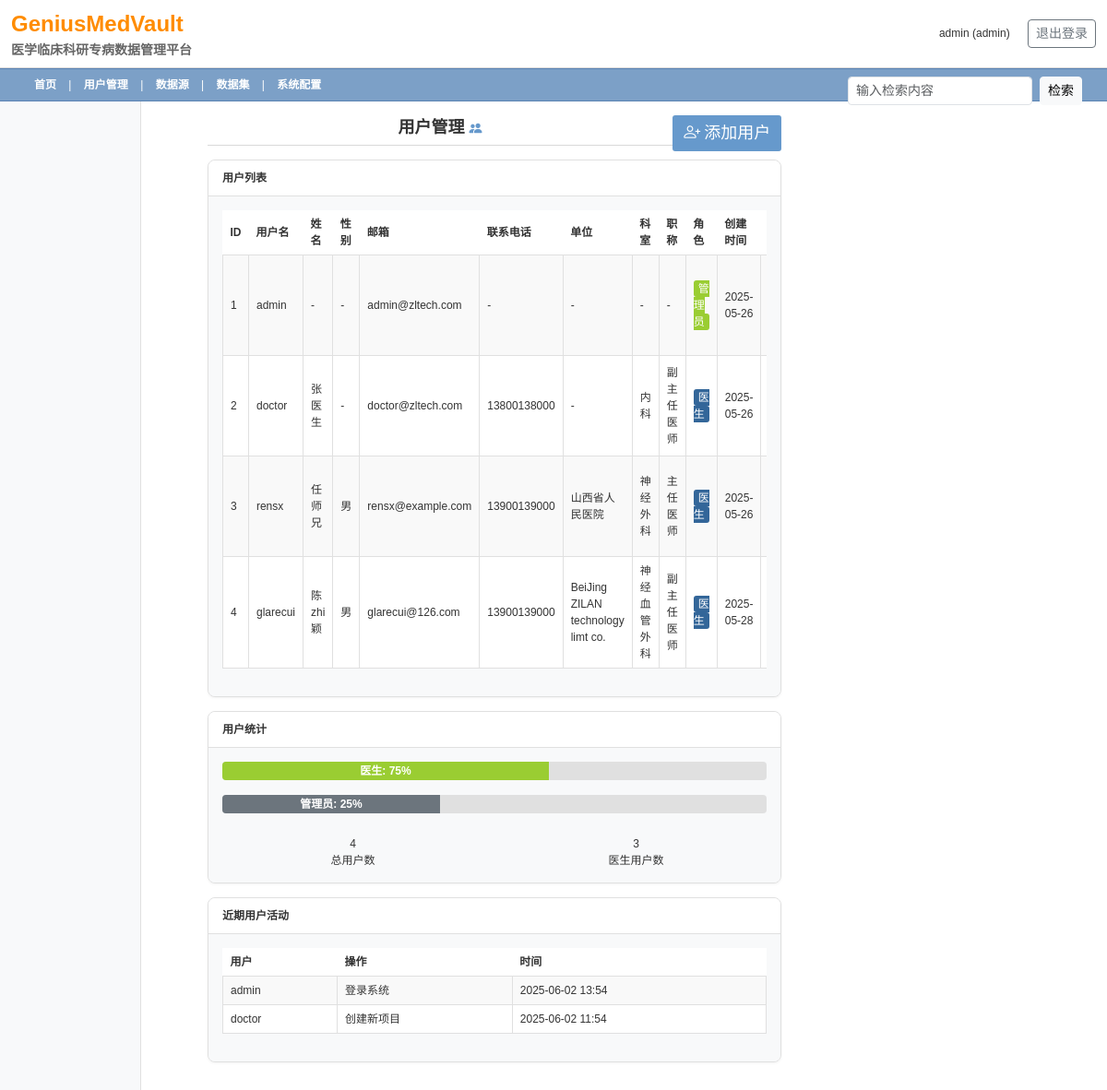
The app's page /admin/user_management (signed in) with its own data.
### app.py (models this page shows, shortened)
class User(UserMixin, db.Model):
    id = db.Column(db.Integer, primary_key=True)
    username = db.Column(db.String(100), unique=True, nullable=False)
    email = db.Column(db.String(100), unique=True, nullable=False)
    password_hash = db.Column(db.String(200), nullable=False)
    role = db.Column(db.String(20), nullable=False, default='doctor')  # 'admin' or 'doctor'
    created_at = db.Column(db.DateTime, default=datetime.utcnow)
    name = db.Column(db.String(100))
    gender = db.Column(db.String(10))  # 性别：男/女
    title = db.Column(db.String(100))
    department = db.Column(db.String(100))
    professional_title = db.Column(db.String(50))
    doctor_id = db.Column(db.String(50))
    phone = db.Column(db.String(20))
    center_name = db.Column(db.String(100))
    institution = db.Column(db.String(100))
    avatar = db.Column(db.String(200))
    password_updated_at = db.Column(db.DateTime, default=datetime.utcnow)
    last_login = db.Column(db.DateTime, default=datetime.utcnow)

### app.py (the view)
@app.route('/admin/user_management')
@login_required
@admin_required
def user_management():
    users = User.query.all()
    form = AddUserForm()
    return render_template('admin/user_management.html',
                          users=users,
                          form=form,
                          now=datetime.now,
                          timedelta=timedelta)

### app.py
class AddUserForm(FlaskForm):
    username = StringField('用户名', validators=[DataRequired()])
    email = StringField('邮箱', validators=[DataRequired()])
    password = PasswordField('密码', validators=[DataRequired()])
    role = SelectField('角色', choices=[('doctor', '医生'), ('admin', '管理员')])
    name = StringField('姓名')
    gender = SelectField('性别', choices=[('男', '男'), ('女', '女')])
    phone = StringField('联系电话')
    center_name = StringField('中心名称')
    institution = StringField('单位')
    department = StringField('科室')
    professional_title = StringField('职称')

### app.py (called while the page is built)
@login_manager.user_loader
def load_user(user_id):
    return User.query.get(int(user_id))

def admin_required(f):
    @wraps(f)
    def decorated_function(*args, **kwargs):
        if not current_user.is_authenticated or current_user.role != 'admin':
            flash('您没有权限访问该页面')
            return redirect(url_for('login'))
        return f(*args, **kwargs)
    return decorated_function

### templates/admin/user_management.html (shortened to what this page needs)
{% extends "clinical_base.html" %}
{% block content %}
<div class="dashboard-container">
    <div class="content-title text-center">
        用户管理 <i class="bi bi-people-fill info-icon"></i>
        <div class="float-end">
            <button type="button" class="clinical-button" data-bs-toggle="modal" data-bs-target="#addUserModal">
                <i class="bi bi-person-plus me-1"></i>添加用户
            </button>
        </div>
    </div>
    <div class="dashboard-grid">
        <div class="clinical-info-box dashboard-box" style="flex: 1 1 100%;">
            <div class="info-box-title">
                用户列表
            </div>
            <div class="info-box-content">
                <div class="table-responsive">
                    <table class="clinical-table">
                        <thead>
                            <tr>
                                <th>ID</th>
                                <th>用户名</th>
                                <th>姓名</th>
                                <th>性别</th>
                                <th>邮箱</th>
                                <th>联系电话</th>
                                <th>单位</th>
                                <th>科室</th>
                                <th>职称</th>
                                <th>角色</th>
                                <th>创建时间</th>
                                <th>操作</th>
                            </tr>
                        </thead>
                        <tbody>
                            {% for user in users %}
                            <tr>
                                <td>{{ user.id }}</td>
                                <td>{{ user.username }}</td>
                                <td>{{ user.name or '-' }}</td>
                                <td>{{ user.gender or '-' }}</td>
                                <td>{{ user.email }}</td>
                                <td>{{ user.phone or '-' }}</td>
                                <td>{{ user.institution or '-' }}</td>
                                <td>{{ user.department or '-' }}</td>
                                <td>{{ user.professional_title or '-' }}</td>
                                <td>
                                    {% if user.role == 'admin' %}
                                        <span class="status-available">管理员</span>
                                    {% else %}
                                        <span class="status-available" style="background-color: #336699;">医生</span>
                                    {% endif %}
                                </td>
                                <td>{{ user.created_at.strftime('%Y-%m-%d') }}</td>
                                <td>
                                </td>
                            </tr>
                            {% endfor %}
                        </tbody>
                    </table>
                </div>
            </div>
        </div>
        <div class="clinical-info-box dashboard-box">
            <div class="info-box-title">
                用户统计
            </div>
            <div class="info-box-content">
                <div class="enrollment-progress mb-3">
                    <div class="enrollment-bar" style="width: 60%">
                        医生: {{ (users|selectattr('role', 'equalto', 'doctor')|list|length / users|length * 100)|round|int if users|length > 0 else 0 }}%
                    </div>
                </div>
                <div class="enrollment-progress mb-3">
                    <div class="enrollment-bar" style="width: 40%; background-color: #6c757d;">
                        管理员: {{ (users|selectattr('role', 'equalto', 'admin')|list|length / users|length * 100)|round|int if users|length > 0 else 0 }}%
                    </div>
                </div>
                <div class="text-center mt-4">
                    <div class="row">
                        <div class="col-md-6">
                            <div class="stat-box">
                                <div class="stat-value">{{ users|length }}</div>
                                <div class="stat-label">总用户数</div>
                            </div>
                        </div>
                        <div class="col-md-6">
                            <div class="stat-box">
                                <div class="stat-value">{{ users|selectattr('role', 'equalto', 'doctor')|list|length }}</div>
                                <div class="stat-label">医生用户数</div>
                            </div>
                        </div>
                    </div>
                </div>
            </div>
        </div>
        <div class="clinical-info-box dashboard-box">
            <div class="info-box-title">
                近期用户活动
            </div>
            <div class="info-box-content">
                <table class="clinical-table">
                    <thead>
                        <tr>
                            <th>用户</th>
                            <th>操作</th>
                            <th>时间</th>
                        </tr>
                    </thead>
                    <tbody>
                        <tr>
                            <td>admin</td>
                            <td>登录系统</td>
                            <td>{{ now().strftime('%Y-%m-%d %H:%M') }}</td>
                        </tr>
                        <tr>
                            <td>doctor</td>
                            <td>创建新项目</td>
                            <td>{{ (now() - timedelta(hours=2)).strftime('%Y-%m-%d %H:%M') }}</td>
                        </tr>
                    </tbody>
                </table>
            </div>
        </div>
    </div>
</div>
{% endblock %}

### templates/clinical_base.html (shortened to what this page needs)
<!DOCTYPE html>
<html lang="zh-CN">
<head>
    <link href="https://cdn.jsdelivr.net/npm/bootstrap@5.3.0/dist/css/bootstrap.min.css" rel="stylesheet">
    <link rel="stylesheet" href="https://cdn.jsdelivr.net/npm/bootstrap-icons@1.11.0/font/bootstrap-icons.css">
    <link rel="stylesheet" href="{{ url_for('static', filename='css/clinical_theme.css') }}">
</head>
<body>
    <header class="clinical-header py-2">
        <div class="container-fluid">
            <div class="row align-items-center">
                <div class="col-md-6">
                    <div class="clinical-brand">
                        <span style="color: #FF8C00;">GeniusMedVault</span>
                        <span class="clinical-brand-subtitle">医学临床科研专病数据管理平台</span>
                    </div>
                </div>
                <div class="col-md-6 text-end">
                    {% if current_user.is_authenticated %}
                        <span class="me-3">{{ current_user.role }} ({{ current_user.username }})</span>
                        <a href="{{ url_for('logout') }}" class="btn btn-sm btn-outline-secondary">退出登录</a>
                    {% endif %}
                </div>
            </div>
        </div>
    </header>
    <nav class="clinical-navbar">
        <div class="container-fluid">
            {% if current_user.is_authenticated %}
                {% if current_user.role == 'admin' %}
                    <a href="{{ url_for('admin_dashboard') }}">首页</a> |
                    <a href="{{ url_for('user_management') }}">用户管理</a> |
                    <a href="{{ url_for('data_sources') }}">数据源</a> |
                    <a href="{{ url_for('datasets') }}">数据集</a> |
                    <a href="{{ url_for('system_config') }}">系统配置</a>
                {% endif %}
            {% endif %}
            <div class="clinical-search-box">
                <form class="d-flex">
                    <input type="text" placeholder="输入检索内容" class="form-control form-control-sm me-2" style="width: 200px;">
                    <button type="submit" class="btn btn-sm btn-light">检索</button>
                </form>
            </div>
        </div>
    </nav>
    <div class="container-fluid clinical-main-container">
        <div class="row">
            <div class="col-md-2 col-lg-2 clinical-sidebar">
            </div>
            <div class="col-md-10 col-lg-10 clinical-content">
                {% block content %}{% endblock %}
            </div>
        </div>
    </div>
</body>
</html>

### static/css/clinical_theme.css (style rules this page uses)
:root { --primary-blue: #6699CC; --secondary-blue: #336699; --header-blue: #7CA0C7; --light-blue: #DDE5F2; --light-gray: #f8f9fa; --border-gray: #D9D9D9; --yellow-highlight: #FFEC8B; --green-success: #9ACD32; --text-dark: #333333; --text-light: #666666; --card-bg: #f8f9fa; --card-border: #e0e0e0; --card-header-bg: #ffffff; --card-shadow: 0 1px 3px rgba(0,0,0,0.05); }
body { font-family: Arial, Helvetica, sans-serif; font-size: 12px; color: var(--text-dark); background-color: #FFFFFF; margin: 0; padding: 0; }
.clinical-header { background-color: white; border-bottom: 1px solid var(--border-gray); padding: 10px 0; }
.clinical-brand { font-size: 24px; font-weight: bold; color: #FF8C00; }
.clinical-brand-subtitle { color: #666; font-size: 14px; display: block; }
.clinical-navbar { background-color: var(--header-blue); color: white; padding: 8px 15px; border-top: 1px solid #5a83b3; border-bottom: 1px solid #5a83b3; position: sticky; top: 0; z-index: 1000; }
.clinical-navbar a { color: white; text-decoration: none; padding: 0 10px; font-weight: bold; }
.clinical-search-box { float: right; }
.clinical-main-container { max-width: 1600px; margin: 0 auto; padding: 0; }
.clinical-sidebar { background-color: #f8f9fa; padding: 15px; min-height: calc(100vh - 120px); border-right: 1px solid #e0e0e0; overflow-y: auto; }
.clinical-content { padding: 15px; background-color: white; min-height: calc(100vh - 120px); }
.content-title { color: var(--text-dark); font-size: 18px; font-weight: bold; padding-bottom: 5px; border-bottom: 1px solid var(--border-gray); margin-bottom: 15px; }
.info-icon { color: var(--primary-blue); font-size: 14px; }
.clinical-table { width: 100%; border-collapse: collapse; margin-bottom: 15px; }
.clinical-table th { background-color: var(--card-header-bg); color: var(--text-dark); text-align: left; padding: 6px 8px; font-weight: bold; cursor: pointer; }
.clinical-table td { padding: 6px 8px; border: 1px solid var(--card-border); }
.clinical-table tr:nth-child(even) { background-color: #ffffff; }
.clinical-table tr:nth-child(odd) { background-color: #f9f9f9; }
.clinical-info-box { background-color: var(--card-bg); border: 1px solid var(--card-border); border-radius: 8px; margin-bottom: 15px; box-shadow: var(--card-shadow); overflow: hidden; }
.info-box-title { background-color: var(--card-header-bg); color: var(--text-dark); padding: 10px 15px; font-weight: bold; display: flex; justify-content: space-between; align-items: center; border-bottom: 1px solid var(--card-border); }
.info-box-content { padding: 15px; background-color: var(--card-bg); }
.enrollment-progress { height: 20px; background-color: #e0e0e0; border-radius: 4px; overflow: hidden; }
.enrollment-bar { height: 100%; background-color: var(--green-success); text-align: center; line-height: 20px; color: white; font-weight: bold; }
.status-available { background-color: var(--green-success); color: white; padding: 2px 5px; border-radius: 3px; }
.clinical-button { display: inline-block; padding: 6px 12px; background-color: var(--primary-blue); color: white; border: none; border-radius: 3px; cursor: pointer; text-decoration: none; }

### templates/admin/user_management.html (style rules this page uses)
.dashboard-container { width: 90%; margin-left: auto; margin-right: auto; padding: 0 20px; box-sizing: border-box; max-width: 1800px; }
@media (min-width: 1200px) { .dashboard-container { width: 90%; } }

### records on screen
User: role "admin", username "admin", id "1", name "-", gender "-", email "admin@zltech.com", phone "-", institution "-", department "-", professional_title "-", shows "管理员", created_at "2025-05-26"
User: id "2", username "doctor", name "张医生", gender "-", email "doctor@zltech.com", phone "13800138000", institution "-", department "内科", professional_title "副主任医师", role "医生", created_at "2025-05-26"
User: id "3", username "rensx", name "任师兄", gender "男", email "rensx@example.com", phone "13900139000", institution "山西省人民医院", department "神经外科", professional_title "主任医师", role "医生", created_at "2025-05-26"
User: id "4", username "glarecui", name "陈zhi颖", gender "男", email "glarecui@126.com", phone "13900139000", institution "BeiJing ZILAN technology limt co.", department "神经血管外科", professional_title "副主任医师", role "医生", created_at "2025-05-28"

### other values on screen
{{ users|length }} "4"
{{ users|selectattr('role', 'equalto', 'doctor')|list|length }} "3"
